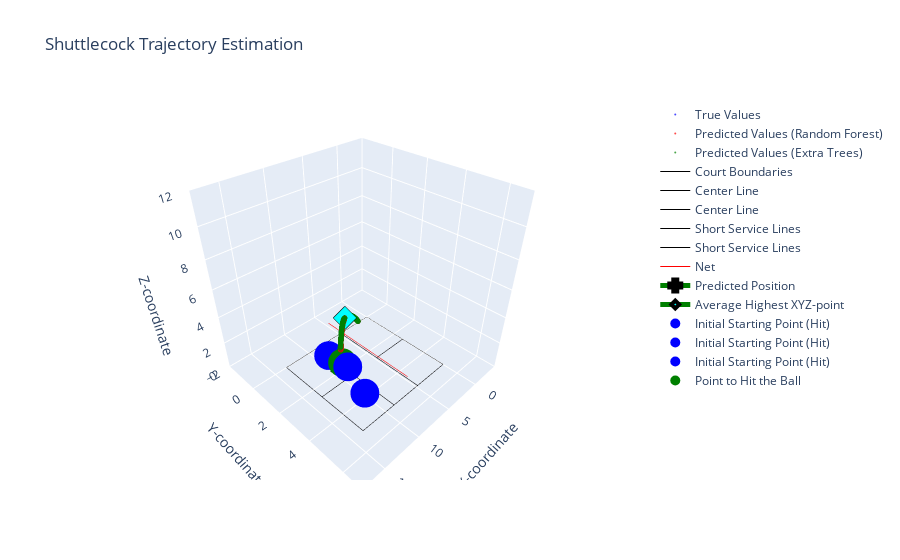

The code cell stored with this chart in its notebook:
### Markdown cell above
### ROBOT - Shuttlecock Trajectory Estimation

### Code cell
# import plotly.graph_objects as go
# Define court dimensions
court_length_x = 13.4
court_length_y = 5.18
court_height_skybox = 10
court_height_net = 1.55
court_length_centerline = 4.68

def is_point_within_court(x, y, z, court_length_x, court_length_y, court_height_skybox):
    """
    Check if a point is within the court boundaries.
    
    Args:
        x (float): X-coordinate of the point
        y (float): Y-coordinate of the point
        z (float): Z-coordinate of the point
        court_length_x (float): Length of the court along the X-axis
        court_length_y (float): Length of the court along the Y-axis
        court_height_skybox (float): Height of the court's skybox
    
    Returns:
        bool: True if the point is within the court boundaries, False otherwise
    """
    return 0 <= x <= court_length_x and 0 <= y <= court_length_y and 0 <= z <= court_height_skybox


# Create the 3D scatter plot
fig = go.Figure(data=[
    go.Scatter3d(
        x=y_actual_coords['SHUTTLECOCK POSITIION IN AIR(X) metres'],
        y=y_actual_coords['SHUTTLECOCK POSITIION IN AIR(Y) metres'],
        z=y_actual_coords['SHUTTLECOCK POSITIION IN AIR(Z) metres'],
        mode='markers',
        name='True Values',
        marker=dict(color='blue', size=2),
        opacity=0.7
    ),
    go.Scatter3d(
        x=predicted_trajectory_points_RT[:, 0],
        y=predicted_trajectory_points_RT[:, 1],
        z=predicted_trajectory_points_RT[:, 2],
        mode='markers',
        name='Predicted Values (Random Forest)',
        marker=dict(color='red', size=2),
        opacity=0.7
    ),
    go.Scatter3d(
        x=predicted_trajectory_points_ET[:, 0],
        y=predicted_trajectory_points_ET[:, 1],
        z=predicted_trajectory_points_ET[:, 2],
        mode='markers',
        name='Predicted Values (Extra Trees)',
        marker=dict(color='green', size=2),
        opacity=0.7
    ),
])

# Set plot title and axis labels
fig.update_layout(
    title='Shuttlecock Trajectory Estimation',
    scene=dict(
        xaxis_title='X-coordinate',
        yaxis_title='Y-coordinate',
        zaxis_title='Z-coordinate',
        xaxis=dict(range=[-4, 18]),  # Set the range for X-axis
        yaxis=dict(range=[-2, 7]),   # Set the range for Y-axis
        zaxis=dict(range=[0, 12]),  # Set the range for Z-axis
        aspectmode='manual',         # Set the aspect mode to manual for custom scaling
        aspectratio=dict(x=1, y=1, z=1)  # Set the aspect ratio for equal scaling of axes
    )
)

# Add court lines to the plot
fig.add_trace(go.Scatter3d(
    x=[0, court_length_x, court_length_x, 0, 0],
    y=[0, 0, court_length_y, court_length_y, 0],
    z=[0, 0, 0, 0, 0],
    mode='lines',
    name='Court Boundaries',
    line=dict(color='black', width=1)
))

fig.add_trace(go.Scatter3d(
    x=[0, court_length_centerline, court_length_centerline, 0, 0],
    y=[court_length_y / 2, court_length_y / 2, court_length_y / 2, court_length_y / 2, court_length_y / 2],
    z=[0, 0, 0, 0, 0],
    mode='lines',
    name='Center Line',
    line=dict(color='black', width=1)
))

fig.add_trace(go.Scatter3d(
    x=[court_length_x - court_length_centerline, court_length_x],
    y=[court_length_y / 2, court_length_y / 2],
    z=[0, 0, 0, 0, 0],
    mode='lines',
    name='Center Line',
    line=dict(color='black', width=1)
))

fig.add_trace(go.Scatter3d(
    x=[court_length_centerline + 0.04, court_length_centerline + 0.04],
    y=[0, court_length_y],
    z=[0, 0],
    mode='lines',
    name='Short Service Lines',
    line=dict(color='black', width=1)
))

fig.add_trace(go.Scatter3d(
    x=[court_length_x - court_length_centerline - 0.04, court_length_x - court_length_centerline - 0.04],
    y=[0, court_length_y],
    z=[0, 0],
    mode='lines',
    name='Short Service Lines',
    line=dict(color='black', width=1)
))

fig.add_trace(go.Scatter3d(
    x=[court_length_x / 2, court_length_x / 2],
    y=[0, court_length_y],
    z=[court_height_net, court_height_net],
    mode='lines',
    name='Net',
    line=dict(color='red', width=1)
))

# Initialize variables
all_within_court_RT = True
all_within_court_ET = True
highest_xyz_points_RT = []
highest_xyz_points_ET = []
highest_z_index_RT = np.argmax(predicted_trajectory_points_RT[:, 2])
highest_z_index_ET = np.argmax(predicted_trajectory_points_ET[:, 2])

# Check if all predicted values for the RT group are within the court
for point in predicted_trajectory_points_RT:
    x, y, z = point
    if not is_point_within_court(x, y, z, court_length_x, court_length_y, court_height_skybox):
        all_within_court_RT = False
        break

# Check if all predicted values for the ET group are within the court
for point in predicted_trajectory_points_ET:
    x, y, z = point
    if not is_point_within_court(x, y, z, court_length_x, court_length_y, court_height_skybox):
        all_within_court_ET = False
        break

# Retrieve final XYZ for RT group if all predictions are within the court
if all_within_court_RT:
    highest_xyz_points_RT = predicted_trajectory_points_RT[-1]
    highest_xyz_point_RT = predicted_trajectory_points_RT[highest_z_index_RT]

# Retrieve final XYZ for ET group if all predictions are within the court
if all_within_court_ET:
    highest_xyz_points_ET = predicted_trajectory_points_ET[-1]
    highest_xyz_point_ET = predicted_trajectory_points_ET[highest_z_index_ET]

# Average out the predicted XYZ points
average_xyz = np.mean([highest_xyz_points_RT, highest_xyz_points_ET], axis=0)
# Average out the highest XYZ points
average_highest_xyz = np.mean([highest_xyz_point_RT, highest_xyz_point_ET], axis=0)

# Print the count
print("Is predicted Regression Tree (RT) within court: ", all_within_court_RT)
print("Is predicted Extra Tree (ET) within court: ", all_within_court_ET)
# Print the average XYZ values
print("Average XYZ of Estimated Shuttlecock Position:", average_xyz)

# Add the average predicted X, Y, and Z points to the graph
fig.add_trace(go.Scatter3d(
    x=[average_xyz[0]],
    y=[average_xyz[1]],
    z=[average_xyz[2]],
    mode='lines+markers',
    name='Predicted Position',
    line=dict(color="green", width=5),
    marker=dict(symbol="cross", size=10, color="cyan", line=dict(color="black", width=4)),
    opacity=1
))

# Add the average highest X, Y, and Z points to the graph
fig.add_trace(go.Scatter3d(
    x=[average_highest_xyz[0]],
    y=[average_highest_xyz[1]],
    z=[average_highest_xyz[2]],
    mode='lines+markers',
    name='Average Highest XYZ-point',
    line=dict(color="green", width=5),
    marker=dict(symbol="diamond", size=6, color="cyan", line=dict(color="black", width=4)),
    opacity=1
))

# Calculate the height of the badminton racket from the ground
badminton_height = (120 / 100) - (0.17/2)  # -> 0.17/2 assuming we want to hit it somewhere in the middle of the top quarter

# Calculate the length and width of the robot
robot_length = 20.4 / 100  # Convert length from cm to meters
robot_width = 23 / 100  # Convert width from cm to meters

# Define the range for the initial starting position
x_range = [0, 4.72]
y_range = [0, 5.18]

# Define number of random positions to test
no_of_random_pos = 3

for i in range(no_of_random_pos):
    # Generate random initial starting position within the specified range
    random_initial_x = random.uniform(x_range[0], x_range[1])
    random_initial_y = random.uniform(y_range[0], y_range[1])

    # Calculate the position where the dummy robot should move to
    robot_x = court_length_x - average_xyz[0] - robot_length - random_initial_x
    robot_y = court_length_y - average_xyz[1] - robot_width - random_initial_y

    # Calculate the distance traveled by the robot
    robot_distance = np.sqrt(robot_x ** 2 + robot_y ** 2)
    # Calculate the time required for the robot to move to the position
    robot_movement_time = robot_distance / 3
    print("Distance: {:.2f} meters in {:.2f} seconds".format(robot_distance, robot_movement_time))

    # Calculate the adjusted z-coordinate for hitting the shuttlecock
    robot_z = average_highest_xyz[2] - badminton_height

    # Check if the average highest XYZ-point is within the court and the robot can reach the position before the ball drops
    if (
        average_xyz[0] >= 0
        and average_xyz[0] <= court_length_x
        and average_xyz[1] >= 0
        and average_xyz[1] <= court_length_y
        and average_highest_xyz[2] >= 0
        and average_highest_xyz[2] <= court_height_skybox
        and robot_movement_time <= 1.5
        and robot_z >= 0
    ):
        # Add the initial starting point of the dummy robot to the graph
        fig.add_trace(
            go.Scatter3d(
                x=[court_length_x - random_initial_x],
                y=[court_length_y - random_initial_y],
                z=[badminton_height],
                mode="markers",
                name="Initial Starting Point (Hit)",
                marker=dict(color="blue", size=10),
                opacity=1,
            )
        )

        # Calculate the (x, y) difference
        x_difference = robot_x
        y_difference = robot_y

        print(f"X difference: {x_difference}")
        print(f"Y difference: {y_difference}")
        print(f"Time required: {robot_movement_time} seconds")
        print("Able to reach and hit on time")
    else:
        # Add the initial starting point of the dummy robot to the graph
        fig.add_trace(
            go.Scatter3d(
                x=[court_length_x - random_initial_x],
                y=[court_length_y - random_initial_y],
                z=[badminton_height],
                mode="markers",
                name="Initial Starting Point (Miss)",
                marker=dict(color="red", size=10),
                opacity=0.3,
            )
        )

        if robot_movement_time > 1.5:
            print(f"X difference: {x_difference}")
            print(f"Y difference: {y_difference}")
            print(f"Time required: {robot_movement_time} seconds")
            print("Cannot reach on time")
        else:
            print("Cannot hit")

# Add the point where the dummy robot can hit the ball to the graph
fig.add_trace(
    go.Scatter3d(
        x=[court_length_x - random_initial_x - robot_x],
        y=[court_length_y - random_initial_y - robot_y],
        z=[badminton_height],
        mode="markers",
        name="Point to Hit the Ball",
        marker=dict(color="green", size=10),
        opacity=1,
    )
)

# Show the 3D plot
fig.show()

# Save the plot as an HTML file
offline.plot(fig, filename='interactive_models/robot_pred_normal_reg.html')

### Figure 1 — Plotly figure (JSON) as saved in the notebook; plotly's stock layout.template omitted (floating-point values rounded to 4 significant figures)
{"data": [{"marker": {"color": "blue", "size": 2}, "mode": "markers", "name": "True Values", "opacity": 0.7, "type": "scatter3d", "x": [4.077, 4.153, 4.229, 4.3, 4.375, 4.45, 4.523, 4.596, 4.668, 4.739, 4.81, 4.879, 4.951, 5.019, 5.089, 5.159, 5.226, 5.293, 5.36, 5.427, 5.491, 5.558, 5.623, 5.686, 5.749, 5.811, 5.878, 5.941, 5.998, 6.06, 6.122, 6.181, 6.239, 6.3, 6.358, 6.417, 6.472, 6.531, 6.587, 6.643, 6.697, 6.75, 6.808, 6.862, 6.912, 6.964, 7.017, 7.069, 7.118, 7.17, 7.221, 7.269, 7.319, 7.365, 7.415, 7.462, 7.509, 7.555, 7.602, 7.647, 7.69, 7.733, 7.78, 7.821, 7.864, 7.906, 7.948, 7.988, 8.028, 8.066, 8.107, 8.145, 8.184, 8.223, 8.259, 8.297, 8.333, 8.369, 8.403, 8.439, 8.471, 8.506, 8.538, 8.572, 8.603, 8.635, 8.665, 8.695, 8.725, 8.755, 8.785, 8.813, 8.839, 8.867, 8.893, 8.921, 8.947, 8.971, 8.996, 9.02, 9.044, 9.067, 9.087, 9.108, 9.131, 9.151, 9.172, 9.193, 9.212, 9.233, 9.249, 9.267, 9.283, 9.3, 9.317, 9.332, 9.346, 9.361, 9.376, 9.389, 9.403, 9.414], "y": [1.015, 1.03, 1.045, 1.058, 1.073, 1.088, 1.102, 1.116, 1.13, 1.144, 1.158, 1.171, 1.185, 1.198, 1.212, 1.225, 1.238, 1.251, 1.264, 1.277, 1.29, 1.303, 1.315, 1.328, 1.34, 1.352, 1.365, 1.377, 1.388, 1.4, 1.412, 1.424, 1.435, 1.447, 1.458, 1.47, 1.48, 1.492, 1.503, 1.514, 1.524, 1.535, 1.546, 1.556, 1.566, 1.576, 1.586, 1.597, 1.606, 1.616, 1.626, 1.635, 1.645, 1.654, 1.664, 1.673, 1.682, 1.691, 1.7, 1.709, 1.717, 1.726, 1.735, 1.743, 1.751, 1.759, 1.767, 1.775, 1.783, 1.79, 1.798, 1.806, 1.813, 1.821, 1.828, 1.835, 1.842, 1.849, 1.856, 1.863, 1.869, 1.876, 1.882, 1.889, 1.895, 1.901, 1.907, 1.913, 1.918, 1.924, 1.93, 1.936, 1.941, 1.946, 1.951, 1.957, 1.962, 1.966, 1.971, 1.976, 1.98, 1.985, 1.989, 1.993, 1.997, 2.001, 2.005, 2.009, 2.013, 2.017, 2.02, 2.024, 2.027, 2.03, 2.034, 2.036, 2.039, 2.042, 2.045, 2.047, 2.05, 2.052], "z": [1.663, 1.725, 1.788, 1.847, 1.905, 1.963, 2.018, 2.072, 2.129, 2.18, 2.231, 2.284, 2.332, 2.381, 2.429, 2.477, 2.523, 2.567, 2.611, 2.654, 2.696, 2.738, 2.778, 2.818, 2.857, 2.895, 2.931, 2.968, 3.004, 3.038, 3.073, 3.105, 3.139, 3.169, 3.2, 3.231, 3.26, 3.288, 3.314, 3.342, 3.369, 3.395, 3.418, 3.439, 3.464, 3.483, 3.505, 3.525, 3.544, 3.563, 3.58, 3.597, 3.61, 3.626, 3.638, 3.65, 3.662, 3.672, 3.68, 3.689, 3.694, 3.699, 3.703, 3.708, 3.709, 3.708, 3.707, 3.702, 3.701, 3.696, 3.686, 3.677, 3.668, 3.658, 3.642, 3.629, 3.612, 3.591, 3.572, 3.549, 3.522, 3.499, 3.47, 3.438, 3.407, 3.37, 3.333, 3.295, 3.255, 3.208, 3.159, 3.111, 3.061, 3.003, 2.949, 2.887, 2.824, 2.757, 2.688, 2.616, 2.54, 2.461, 2.382, 2.298, 2.207, 2.115, 2.019, 1.921, 1.818, 1.71, 1.599, 1.486, 1.366, 1.244, 1.116, 0.9852, 0.8496, 0.7084, 0.5637, 0.4146, 0.2601, 0.1004]}, {"marker": {"color": "red", "size": 2}, "mode": "markers", "name": "Predicted Values (Random Forest)", "opacity": 0.7, "type": "scatter3d", "x": [4.077, 4.152, 4.228, 4.302, 4.377, 4.45, 4.523, 4.596, 4.668, 4.74, 4.811, 4.881, 4.951, 5.029, 5.089, 5.167, 5.228, 5.294, 5.362, 5.432, 5.494, 5.547, 5.636, 5.682, 5.748, 5.814, 5.878, 5.929, 6.0, 6.085, 6.136, 6.18, 6.215, 6.295, 6.373, 6.415, 6.464, 6.543, 6.605, 6.639, 6.681, 6.748, 6.836, 6.883, 6.905, 6.946, 7.04, 7.086, 7.129, 7.174, 7.204, 7.276, 7.338, 7.352, 7.387, 7.432, 7.53, 7.596, 7.627, 7.649, 7.675, 7.722, 7.776, 7.805, 7.864, 7.916, 7.938, 7.986, 8.025, 8.048, 8.083, 8.133, 8.183, 8.216, 8.257, 8.319, 8.343, 8.357, 8.397, 8.437, 8.464, 8.504, 8.53, 8.57, 8.598, 8.623, 8.642, 8.689, 8.723, 8.754, 8.779, 8.806, 8.838, 8.858, 8.901, 8.913, 8.941, 8.97, 8.987, 9.019, 9.046, 9.063, 9.081, 9.109, 9.134, 9.146, 9.166, 9.189, 9.212, 9.234, 9.242, 9.267, 9.284, 9.302, 9.314, 9.332, 9.347, 9.359, 9.375, 9.389, 9.403, 9.41], "y": [1.015, 1.027, 1.043, 1.064, 1.074, 1.092, 1.1, 1.115, 1.129, 1.144, 1.175, 1.18, 1.195, 1.201, 1.216, 1.243, 1.246, 1.254, 1.261, 1.281, 1.293, 1.302, 1.311, 1.319, 1.336, 1.346, 1.353, 1.358, 1.381, 1.4, 1.402, 1.41, 1.421, 1.434, 1.442, 1.453, 1.464, 1.471, 1.485, 1.488, 1.494, 1.516, 1.531, 1.541, 1.548, 1.557, 1.581, 1.593, 1.607, 1.61, 1.611, 1.622, 1.63, 1.636, 1.647, 1.657, 1.68, 1.7, 1.708, 1.712, 1.718, 1.727, 1.738, 1.744, 1.759, 1.766, 1.765, 1.774, 1.776, 1.781, 1.799, 1.817, 1.829, 1.833, 1.848, 1.86, 1.858, 1.861, 1.868, 1.869, 1.876, 1.891, 1.898, 1.899, 1.907, 1.909, 1.916, 1.935, 1.944, 1.95, 1.957, 1.959, 1.965, 1.967, 1.982, 1.985, 1.98, 1.974, 1.972, 1.975, 1.983, 1.984, 1.988, 1.992, 2.016, 2.03, 2.038, 2.035, 2.02, 2.01, 2.004, 1.991, 1.987, 2.018, 2.017, 2.031, 2.037, 2.037, 2.022, 2.047, 2.045, 2.04], "z": [1.664, 1.726, 1.787, 1.847, 1.906, 1.963, 2.018, 2.073, 2.128, 2.182, 2.233, 2.283, 2.332, 2.387, 2.429, 2.482, 2.523, 2.566, 2.612, 2.658, 2.697, 2.731, 2.786, 2.814, 2.855, 2.895, 2.933, 2.962, 3.003, 3.052, 3.081, 3.105, 3.124, 3.167, 3.207, 3.229, 3.254, 3.293, 3.324, 3.34, 3.36, 3.39, 3.429, 3.45, 3.459, 3.476, 3.513, 3.531, 3.547, 3.563, 3.573, 3.597, 3.616, 3.62, 3.629, 3.64, 3.663, 3.677, 3.683, 3.687, 3.69, 3.696, 3.701, 3.703, 3.705, 3.705, 3.704, 3.701, 3.698, 3.695, 3.688, 3.677, 3.664, 3.654, 3.638, 3.613, 3.602, 3.595, 3.571, 3.544, 3.525, 3.494, 3.473, 3.436, 3.408, 3.38, 3.357, 3.296, 3.25, 3.205, 3.165, 3.118, 3.059, 3.019, 2.927, 2.9, 2.832, 2.757, 2.708, 2.611, 2.526, 2.469, 2.404, 2.294, 2.193, 2.14, 2.049, 1.932, 1.813, 1.688, 1.644, 1.484, 1.362, 1.231, 1.134, 0.9796, 0.847, 0.7315, 0.5632, 0.4163, 0.2455, 0.152]}, {"marker": {"color": "green", "size": 2}, "mode": "markers", "name": "Predicted Values (Extra Trees)", "opacity": 0.7, "type": "scatter3d", "x": [4.077, 4.152, 4.229, 4.3, 4.377, 4.45, 4.523, 4.597, 4.668, 4.739, 4.81, 4.879, 4.951, 5.019, 5.089, 5.159, 5.226, 5.293, 5.36, 5.427, 5.491, 5.558, 5.623, 5.686, 5.75, 5.811, 5.878, 5.941, 6.001, 6.06, 6.122, 6.181, 6.239, 6.302, 6.358, 6.417, 6.472, 6.531, 6.587, 6.643, 6.697, 6.75, 6.807, 6.862, 6.912, 6.964, 7.018, 7.069, 7.118, 7.17, 7.221, 7.269, 7.319, 7.365, 7.415, 7.471, 7.528, 7.555, 7.602, 7.647, 7.69, 7.733, 7.78, 7.817, 7.864, 7.906, 7.948, 7.988, 8.028, 8.066, 8.104, 8.145, 8.178, 8.224, 8.269, 8.297, 8.333, 8.369, 8.403, 8.439, 8.471, 8.506, 8.538, 8.572, 8.603, 8.635, 8.665, 8.691, 8.728, 8.755, 8.785, 8.813, 8.839, 8.867, 8.893, 8.921, 8.947, 8.971, 8.996, 9.018, 9.044, 9.067, 9.087, 9.108, 9.131, 9.151, 9.172, 9.191, 9.215, 9.233, 9.25, 9.267, 9.285, 9.3, 9.317, 9.332, 9.346, 9.361, 9.376, 9.389, 9.403, 9.414], "y": [1.015, 1.029, 1.045, 1.058, 1.075, 1.088, 1.102, 1.117, 1.13, 1.144, 1.157, 1.171, 1.185, 1.198, 1.212, 1.225, 1.238, 1.251, 1.264, 1.277, 1.29, 1.303, 1.315, 1.328, 1.334, 1.352, 1.365, 1.377, 1.395, 1.4, 1.412, 1.424, 1.435, 1.447, 1.458, 1.47, 1.48, 1.492, 1.503, 1.514, 1.524, 1.535, 1.553, 1.556, 1.566, 1.576, 1.572, 1.597, 1.606, 1.616, 1.626, 1.635, 1.645, 1.654, 1.664, 1.677, 1.692, 1.691, 1.7, 1.709, 1.717, 1.726, 1.735, 1.737, 1.751, 1.759, 1.767, 1.775, 1.783, 1.79, 1.796, 1.806, 1.819, 1.831, 1.828, 1.835, 1.842, 1.849, 1.856, 1.863, 1.869, 1.876, 1.882, 1.889, 1.895, 1.901, 1.907, 1.91, 1.912, 1.924, 1.93, 1.936, 1.941, 1.946, 1.951, 1.957, 1.962, 1.966, 1.971, 1.982, 1.98, 1.985, 1.989, 1.993, 1.997, 2.001, 2.005, 1.976, 1.975, 2.017, 2.017, 2.024, 1.986, 2.03, 2.034, 2.036, 2.039, 2.042, 2.045, 2.047, 2.05, 2.052], "z": [1.663, 1.726, 1.788, 1.847, 1.906, 1.963, 2.018, 2.073, 2.129, 2.18, 2.231, 2.284, 2.332, 2.381, 2.429, 2.477, 2.523, 2.567, 2.611, 2.654, 2.696, 2.738, 2.778, 2.818, 2.856, 2.895, 2.931, 2.968, 3.003, 3.038, 3.073, 3.105, 3.139, 3.17, 3.2, 3.231, 3.26, 3.288, 3.314, 3.342, 3.369, 3.395, 3.416, 3.439, 3.464, 3.483, 3.505, 3.525, 3.544, 3.563, 3.58, 3.597, 3.61, 3.626, 3.638, 3.652, 3.666, 3.672, 3.68, 3.689, 3.694, 3.699, 3.703, 3.706, 3.709, 3.708, 3.707, 3.702, 3.701, 3.696, 3.687, 3.677, 3.668, 3.654, 3.639, 3.629, 3.612, 3.591, 3.572, 3.549, 3.522, 3.499, 3.47, 3.438, 3.407, 3.37, 3.333, 3.299, 3.246, 3.208, 3.159, 3.111, 3.061, 3.003, 2.949, 2.887, 2.824, 2.757, 2.688, 2.62, 2.54, 2.461, 2.382, 2.298, 2.207, 2.115, 2.019, 1.929, 1.804, 1.71, 1.595, 1.486, 1.356, 1.244, 1.116, 0.9852, 0.8496, 0.7084, 0.5637, 0.4146, 0.2601, 0.1004]}, {"line": {"color": "black", "width": 1}, "mode": "lines", "name": "Court Boundaries", "type": "scatter3d", "x": [0, 13.4, 13.4, 0, 0], "y": [0, 0, 5.18, 5.18, 0], "z": [0, 0, 0, 0, 0]}, {"line": {"color": "black", "width": 1}, "mode": "lines", "name": "Center Line", "type": "scatter3d", "x": [0, 4.68, 4.68, 0, 0], "y": [2.59, 2.59, 2.59, 2.59, 2.59], "z": [0, 0, 0, 0, 0]}, {"line": {"color": "black", "width": 1}, "mode": "lines", "name": "Center Line", "type": "scatter3d", "x": [8.72, 13.4], "y": [2.59, 2.59], "z": [0, 0, 0, 0, 0]}, {"line": {"color": "black", "width": 1}, "mode": "lines", "name": "Short Service Lines", "type": "scatter3d", "x": [4.72, 4.72], "y": [0, 5.18], "z": [0, 0]}, {"line": {"color": "black", "width": 1}, "mode": "lines", "name": "Short Service Lines", "type": "scatter3d", "x": [8.68, 8.68], "y": [0, 5.18], "z": [0, 0]}, {"line": {"color": "red", "width": 1}, "mode": "lines", "name": "Net", "type": "scatter3d", "x": [6.7, 6.7], "y": [0, 5.18], "z": [1.55, 1.55]}, {"line": {"color": "green", "width": 5}, "marker": {"color": "cyan", "line": {"color": "black", "width": 4}, "size": 10, "symbol": "cross"}, "mode": "lines+markers", "name": "Predicted Position", "opacity": 1, "type": "scatter3d", "x": [9.412], "y": [2.046], "z": [0.1262]}, {"line": {"color": "green", "width": 5}, "marker": {"color": "cyan", "line": {"color": "black", "width": 4}, "size": 6, "symbol": "diamond"}, "mode": "lines+markers", "name": "Average Highest XYZ-point", "opacity": 1, "type": "scatter3d", "x": [7.89], "y": [1.759], "z": [3.707]}, {"marker": {"color": "blue", "size": 10}, "mode": "markers", "name": "Initial Starting Point (Hit)", "opacity": 1, "type": "scatter3d", "x": [9.645], "y": [2.631], "z": [1.115]}, {"marker": {"color": "blue", "size": 10}, "mode": "markers", "name": "Initial Starting Point (Hit)", "opacity": 1, "type": "scatter3d", "x": [9.947], "y": [1.463], "z": [1.115]}, {"marker": {"color": "blue", "size": 10}, "mode": "markers", "name": "Initial Starting Point (Hit)", "opacity": 1, "type": "scatter3d", "x": [11.04], "y": [4.295], "z": [1.115]}, {"marker": {"color": "green", "size": 10}, "mode": "markers", "name": "Point to Hit the Ball", "opacity": 1, "type": "scatter3d", "x": [9.616], "y": [2.276], "z": [1.115]}], "layout": {"scene": {"aspectmode": "manual", "aspectratio": {"x": 1, "y": 1, "z": 1}, "xaxis": {"range": [-4, 18], "title": {"text": "X-coordinate"}}, "yaxis": {"range": [-2, 7], "title": {"text": "Y-coordinate"}}, "zaxis": {"range": [0, 12], "title": {"text": "Z-coordinate"}}}, "title": {"text": "Shuttlecock Trajectory Estimation"}}}
